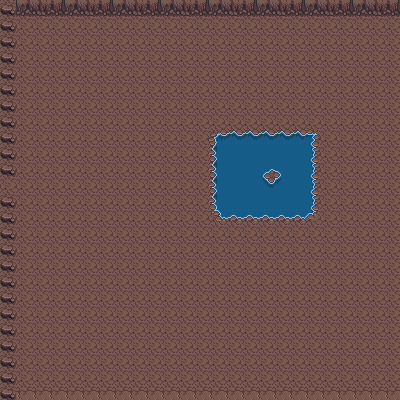

A level layout from a 2D game, rendered from its tile map. Below: a short description, then the map file with its tile-grid data intact:
An orthogonal 25x25 tile map with 16x16 px tiles, 2 tile layers (Ground, Rocks) and 4 objects.

<map version="1.4" tiledversion="1.4.3" orientation="orthogonal" renderorder="right-down" width="25" height="25" tilewidth="16" tileheight="16" infinite="0" nextlayerid="4" nextobjectid="5">
 <tileset firstgid="1" source="DungeonTileset.tsx" />
 <layer id="1" name="Ground" width="25" height="25">
  <data encoding="csv">
1,1,1,1,1,1,1,1,1,1,1,1,1,1,1,1,1,1,1,1,1,1,1,1,1,
1,1,1,1,1,1,1,1,1,1,1,1,1,1,1,1,1,1,1,1,1,1,1,1,1,
1,1,1,1,1,1,1,1,1,1,1,1,1,1,1,1,1,1,1,1,1,1,1,1,1,
1,1,1,1,1,1,1,1,1,1,1,1,1,1,1,1,1,1,1,1,1,1,1,1,1,
1,1,1,1,1,1,1,1,1,1,1,1,1,1,1,1,1,1,1,1,1,1,1,1,1,
1,1,1,1,1,1,1,1,1,1,1,1,1,1,1,1,1,1,1,1,1,1,1,1,1,
1,1,1,1,1,1,1,1,1,1,1,1,1,1,1,1,1,1,1,1,1,1,1,1,1,
1,1,1,1,1,1,1,1,1,1,1,1,1,1,1,1,1,1,1,1,1,1,1,1,1,
1,1,1,1,1,1,1,1,1,1,1,1,1,1,1,1,1,1,1,1,1,1,1,1,1,
1,1,1,1,1,1,1,1,1,1,1,1,1,1,1,1,1,1,1,1,1,1,1,1,1,
1,1,1,1,1,1,1,1,1,1,1,1,1,1,1,1,1,1,1,1,1,1,1,1,1,
1,1,1,1,1,1,1,1,1,1,1,1,1,1,1,1,1,1,1,1,1,1,1,1,1,
1,1,1,1,1,1,1,1,1,1,1,1,1,1,1,1,1,1,1,1,1,1,1,1,1,
1,1,1,1,1,1,1,1,1,1,1,1,1,1,1,1,1,1,1,1,1,1,1,1,1,
1,1,1,1,1,1,1,1,1,1,1,1,1,1,1,1,1,1,1,1,1,1,1,1,1,
1,1,1,1,1,1,1,1,1,1,1,1,1,1,1,1,1,1,1,1,1,1,1,1,1,
1,1,1,1,1,1,1,1,1,1,1,1,1,1,1,1,1,1,1,1,1,1,1,1,1,
1,1,1,1,1,1,1,1,1,1,1,1,1,1,1,1,1,1,1,1,1,1,1,1,1,
1,1,1,1,1,1,1,1,1,1,1,1,1,1,1,1,1,1,1,1,1,1,1,1,1,
1,1,1,1,1,1,1,1,1,1,1,1,1,1,1,1,1,1,1,1,1,1,1,1,1,
1,1,1,1,1,1,1,1,1,1,1,1,1,1,1,1,1,1,1,1,1,1,1,1,1,
1,1,1,1,1,1,1,1,1,1,1,1,1,1,1,1,1,1,1,1,1,1,1,1,1,
1,1,1,1,1,1,1,1,1,1,1,1,1,1,1,1,1,1,1,1,1,1,1,1,1,
1,1,1,1,1,1,1,1,1,1,1,1,1,1,1,1,1,1,1,1,1,1,1,1,1,
1,1,1,1,1,1,1,1,1,1,1,1,1,1,1,1,1,1,1,1,1,1,1,1,1
</data>
 </layer>
 <layer id="2" name="Rocks" width="25" height="25">
  <data encoding="csv">
206,202,203,204,202,203,204,202,203,204,202,203,204,202,203,204,202,203,204,202,203,204,202,203,204,
206,0,0,0,0,0,0,0,0,0,0,0,0,0,0,0,0,0,0,0,0,0,0,0,0,
206,0,0,0,0,0,0,0,0,0,0,0,0,0,0,0,0,0,0,0,0,0,0,0,0,
206,0,0,0,0,0,0,0,0,0,0,0,0,0,0,0,0,0,0,0,0,0,0,0,0,
206,0,0,0,0,0,0,0,0,0,0,0,0,0,0,0,0,0,0,0,0,0,0,0,0,
206,0,0,0,0,0,0,0,0,0,0,0,0,0,0,0,0,0,0,0,0,0,0,0,0,
206,0,0,0,0,0,0,0,0,0,0,0,0,0,0,0,0,0,0,0,0,0,0,0,0,
206,0,0,0,0,0,0,0,0,0,0,0,0,0,0,0,0,0,0,0,0,0,0,0,0,
206,0,0,0,0,0,0,0,0,0,0,0,0,281,282,282,282,282,282,283,0,0,0,0,0,
206,0,0,0,0,0,0,0,0,0,0,0,0,321,322,322,322,322,322,323,0,0,0,0,0,
206,0,0,0,0,0,0,0,0,0,0,0,0,321,322,322,284,285,322,323,0,0,0,0,0,
0,0,0,0,0,0,0,0,0,0,0,0,0,321,322,322,324,325,322,323,0,0,0,0,0,
206,0,0,0,0,0,0,0,0,0,0,0,0,321,322,322,322,322,322,323,0,0,0,0,0,
206,0,0,0,0,0,0,0,0,0,0,0,0,361,362,362,362,362,362,363,0,0,0,0,0,
206,0,0,0,0,0,0,0,0,0,0,0,0,0,0,0,0,0,0,0,0,0,0,0,0,
206,0,0,0,0,0,0,0,0,0,0,0,0,0,0,0,0,0,0,0,0,0,0,0,0,
206,0,0,0,0,0,0,0,0,0,0,0,0,0,0,0,0,0,0,0,0,0,0,0,0,
206,0,0,0,0,0,0,0,0,0,0,0,0,0,0,0,0,0,0,0,0,0,0,0,0,
206,0,0,0,0,0,0,0,0,0,0,0,0,0,0,0,0,0,0,0,0,0,0,0,0,
206,0,0,0,0,0,0,0,0,0,0,0,0,0,0,0,0,0,0,0,0,0,0,0,0,
206,0,0,0,0,0,0,0,0,0,0,0,0,0,0,0,0,0,0,0,0,0,0,0,0,
206,0,0,0,0,0,0,0,0,0,0,0,0,0,0,0,0,0,0,0,0,0,0,0,0,
206,0,0,0,0,0,0,0,0,0,0,0,0,0,0,0,0,0,0,0,0,0,0,0,0,
206,0,0,0,0,0,0,0,0,0,0,0,0,0,0,0,0,0,0,0,0,0,0,0,0,
206,207,207,207,207,207,207,207,207,207,207,207,207,207,207,207,207,207,207,207,207,207,207,207,207
</data>
 </layer>
 <objectgroup id="3" name="Collisions">
  <object id="1" x="0.648272" y="0.972408" width="399.011" height="12.9654" />
  <object id="2" x="0.972408" y="1.94482" width="14.5861" height="171.144" />
  <object id="3" x="1.94482" y="198.695" width="12.3172" height="200.316" />
  <object id="4" x="-0.324136" y="388.963" width="400.632" height="10.6965" />
 </objectgroup>
</map>
